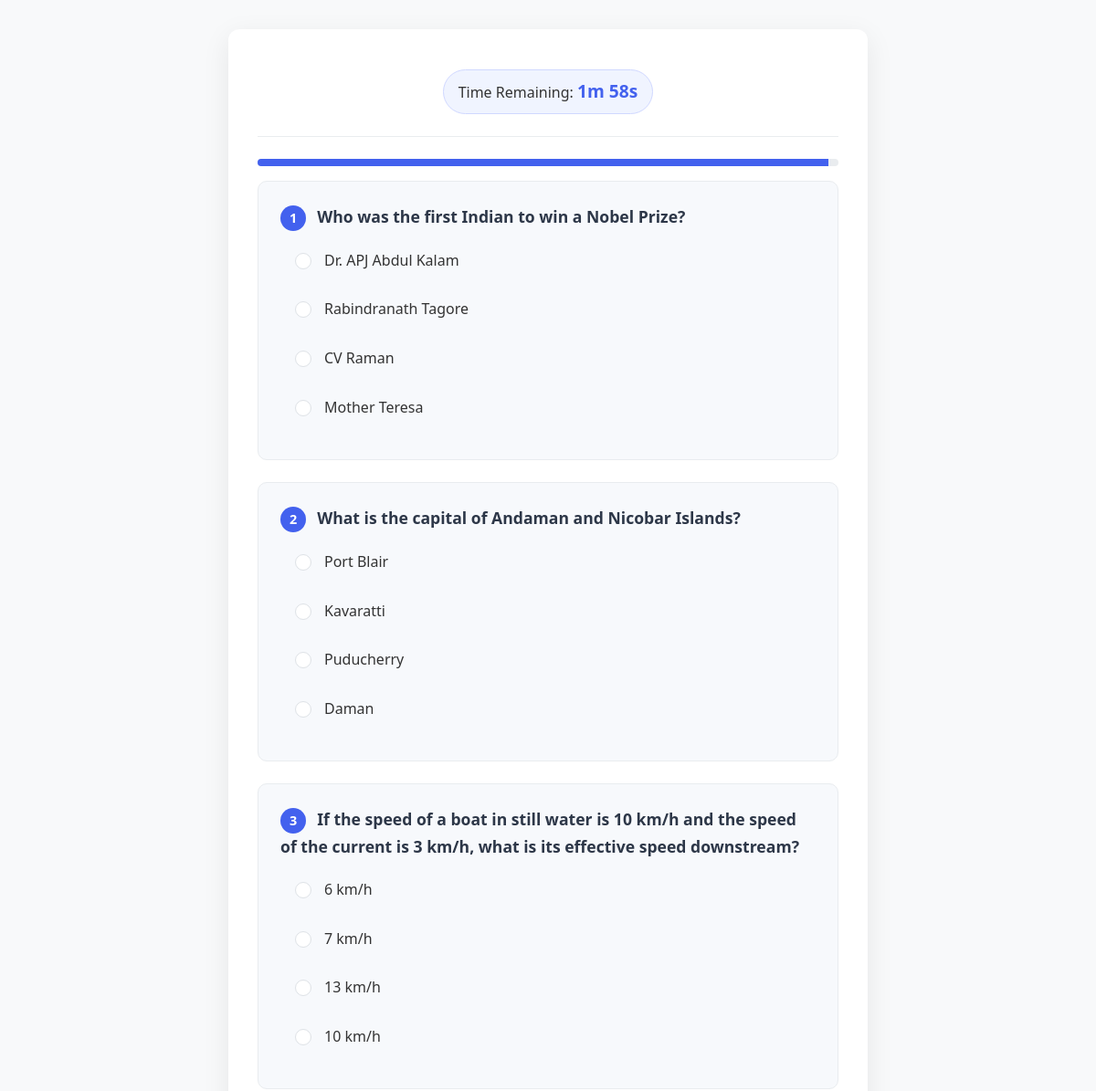
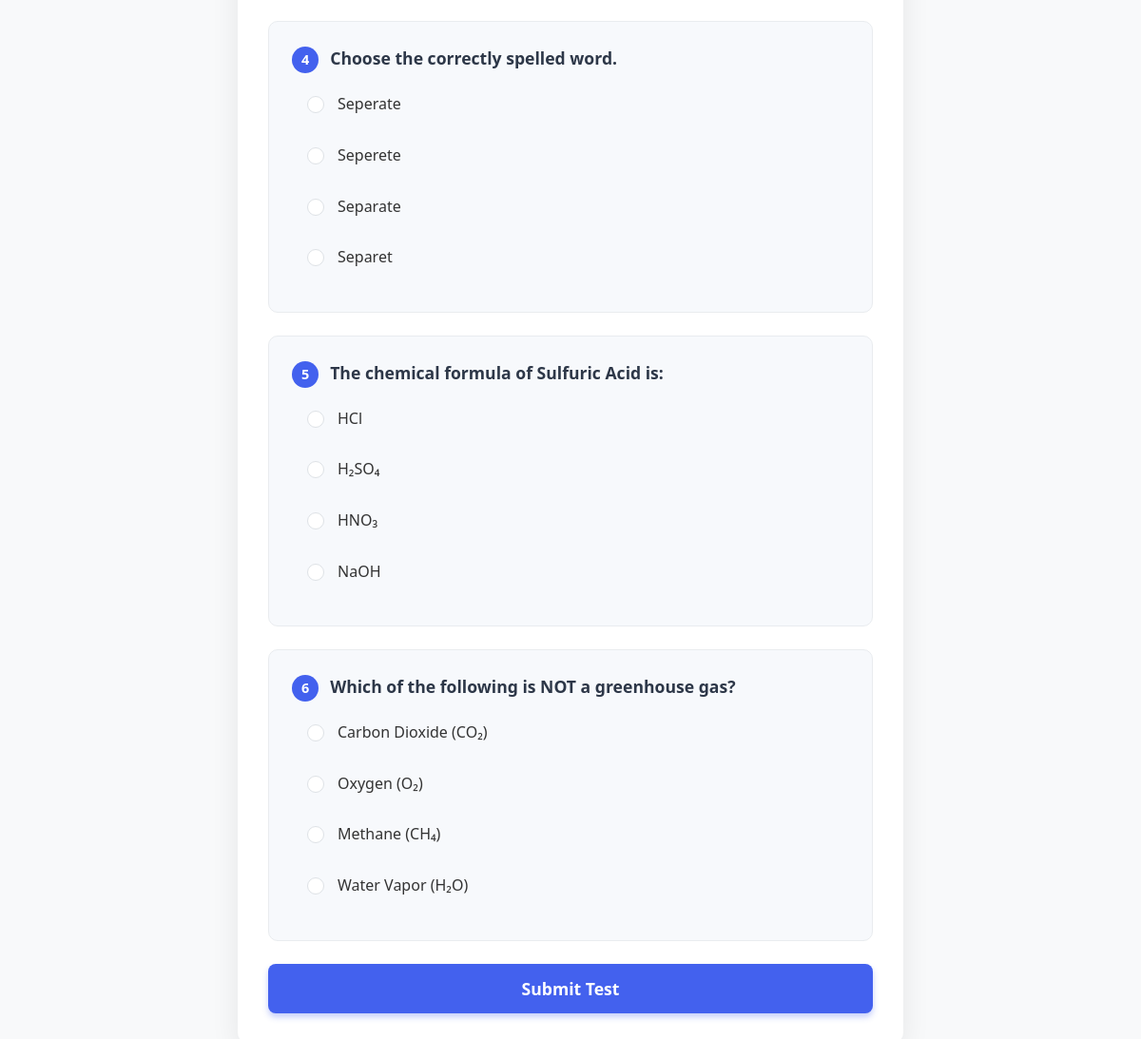
Screenshot of /1/attempt/ (signed in) with the database file from the repository (2 pictures, top to bottom).
### core/models.py (models this page shows, shortened)
class Question(models.Model):
    mock_test = models.ForeignKey(MockTest, on_delete=models.CASCADE, related_name="questions")
    text = models.CharField(max_length=200, null=True)
    option1 = models.CharField(max_length=255)
    option2 = models.CharField(max_length=255)
    option3 = models.CharField(max_length=255)
    option4 = models.CharField(max_length=255)
    correct_option = models.IntegerField(help_text="1, 2, 3, or 4")

### core/views.py (the view)
# urls.py: path('<int:test_id>/attempt/', views.take_test, name='take_test'),
@login_required
def take_test(request, test_id):
    mock_test = get_object_or_404(MockTest, id=test_id)
    questions = mock_test.questions.all().order_by('id')
    time_limit = mock_test.duration * 60
    if request.method == "POST":
        form = TestSubmissionForm(request.POST, questions=questions)
        if form.is_valid():
            score = 0
            responses = {}
            for question in questions:
                selected_option = request.POST.get(f'question_{question.id}')
                responses[str(question.id)] = int(selected_option) if selected_option else "Not Answered"
                if selected_option and int(selected_option) == question.correct_option:
                    score += 1
            with transaction.atomic():
                user_response = UserResponse.objects.create(
                    user=request.user, test=mock_test, score=score, responses=json.dumps(responses)
                )
                try:
                    veteran_profile = VeteranProfile.objects.get(user=request.user)
                    MockTestResult.objects.create(
                        veteran=veteran_profile,
                        mock_test=mock_test,
                        score=score
                    )
                except VeteranProfile.DoesNotExist:
                    pass
            return redirect('test_result', test_id=test_id)
    else:
        form = TestSubmissionForm(questions=questions)
    return render(request, 'take_test.html', {
        'mock_test': mock_test,
        'form': form,
        'questions': questions,
        'time_limit': time_limit
    })

### core/forms.py
class TestSubmissionForm(forms.Form):
    def __init__(self, *args, **kwargs):
        questions = kwargs.pop('questions', [])
        super(TestSubmissionForm, self).__init__(*args, **kwargs)
        for question in questions:
            self.fields[f'question_{question.id}'] = forms.ChoiceField(
                choices=[
                    (1, question.option1),
                    (2, question.option2),
                    (3, question.option3),
                    (4, question.option4)
                ],
                widget=forms.RadioSelect,
                required=True
            )

### core/templates/take_test.html (shortened to what this page needs)
<!DOCTYPE html>
<html lang="en">
<head>
    <link rel="stylesheet" href="https://cdnjs.cloudflare.com/ajax/libs/bootstrap/5.3.0/css/bootstrap.min.css">
</head>
<body>
<div class="container">
    <div class="header">
        <div class="timer-container">
            <span>Time Remaining: </span>
            <span id="timer" class="timer"></span>
        </div>
    </div>
    <div class="progress-bar">
        <div id="progress-value" class="progress-value"></div>
    </div>
    <form id="test-form" method="post">
        {% for question in questions %}
        <div class="question">
            <span class="question-number">{{ forloop.counter }}</span>
            <p class="question-text">{{ question.text }}</p>
            <div class="form-check">
                <input type="radio" class="form-check-input" name="question_{{ question.id }}" value="1" id="q{{ question.id }}_1">
                <label class="form-check-label" for="q{{ question.id }}_1">{{ question.option1 }}</label>
            </div>
            <div class="form-check">
                <input type="radio" class="form-check-input" name="question_{{ question.id }}" value="2" id="q{{ question.id }}_2">
                <label class="form-check-label" for="q{{ question.id }}_2">{{ question.option2 }}</label>
            </div>
            <div class="form-check">
                <input type="radio" class="form-check-input" name="question_{{ question.id }}" value="3" id="q{{ question.id }}_3">
                <label class="form-check-label" for="q{{ question.id }}_3">{{ question.option3 }}</label>
            </div>
            <div class="form-check">
                <input type="radio" class="form-check-input" name="question_{{ question.id }}" value="4" id="q{{ question.id }}_4">
                <label class="form-check-label" for="q{{ question.id }}_4">{{ question.option4 }}</label>
            </div>
        </div>
        {% endfor %}
        <button type="submit" class="btn-submit">Submit Test</button>
    </form>
</div>
</body>
</html>

### core/templates/take_test.html (style rules this page uses)
:root { --primary: #4361ee; --primary-hover: #3a56d4; --warning: #ef476f; --bg-light: #f8f9fa; --question-bg: #f7f9fc; --border-color: #e9ecef; }
body { background-color: var(--bg-light); font-family: 'Segoe UI', Roboto, 'Helvetica Neue', Arial, sans-serif; line-height: 1.6; color: #333; }
.container { max-width: 700px; margin: 2rem auto; background: white; padding: 2rem; border-radius: 12px; box-shadow: 0 8px 30px rgba(0, 0, 0, 0.08); }
.header { text-align: center; margin-bottom: 1.5rem; padding-bottom: 1.5rem; border-bottom: 1px solid var(--border-color); }
.timer-container { display: inline-block; padding: 0.5rem 1rem; border-radius: 50px; background: #f0f4ff; border: 1px solid #d0d8ff; }
.timer { font-size: 1.2rem; font-weight: 600; color: var(--primary); transition: all 0.3s ease; }
.question { padding: 1.5rem; margin-bottom: 1.5rem; border-radius: 10px; border: 1px solid var(--border-color); background: var(--question-bg); transition: transform 0.2s, box-shadow 0.2s; }
.question-number { display: inline-block; width: 28px; height: 28px; background-color: var(--primary); color: white; border-radius: 50%; text-align: center; line-height: 28px; margin-right: 8px; font-size: 0.9rem; font-weight: bold; }
.question-text { font-size: 1.1rem; font-weight: 600; color: #2d3748; display: inline; }
.form-check { margin: 0.75rem 0; padding: 0.5rem 1rem 0.5rem 2.5rem; border-radius: 8px; transition: background-color 0.15s; }
.form-check-input { width: 18px; height: 18px; margin-top: 0.25rem; }
.form-check-label { font-size: 1rem; padding-left: 0.5rem; }
.btn-submit { background-color: var(--primary); color: white; padding: 12px; width: 100%; font-size: 1.1rem; font-weight: 600; border: none; border-radius: 8px; transition: all 0.3s ease; box-shadow: 0 4px 6px rgba(67, 97, 238, 0.3); }
.progress-bar { height: 8px; background-color: #e9ecef; border-radius: 4px; margin-bottom: 1rem; overflow: hidden; }
.progress-value { height: 100%; background-color: var(--primary); width: 100%; transition: width 1s linear; }

### rows the page displays
Question: text "Who was the first Indian to win a Nobel Prize?", option1 "Dr. APJ Abdul Kalam", option2 "Rabindranath Tagore", option3 "CV Raman", option4 "Mother Teresa"
Question: text "What is the capital of Andaman and Nicobar Islands?", option1 "Port Blair", option2 "Kavaratti", option3 "Puducherry", option4 "Daman"
Question: text "If the speed of a boat in still water is 10 km/h and the speed of the current is 3 km/h, what is its effective speed downstream?", option1 "6 km/h", option2 "7 km/h", option3 "13 km/h", option4 "10 km/h"
Question: text "Choose the correctly spelled word.", option1 "Seperate", option2 "Seperete", option3 "Separate", option4 "Separet"
Question: text "The chemical formula of Sulfuric Acid is:", option1 "HCl", option2 "H₂SO₄", option3 "HNO₃", option4 "NaOH"
Question: text "Which of the following is NOT a greenhouse gas?", option1 "Carbon Dioxide (CO₂)", option2 "Oxygen (O₂)", option3 "Methane (CH₄)", option4 "Water Vapor (H₂O)"
